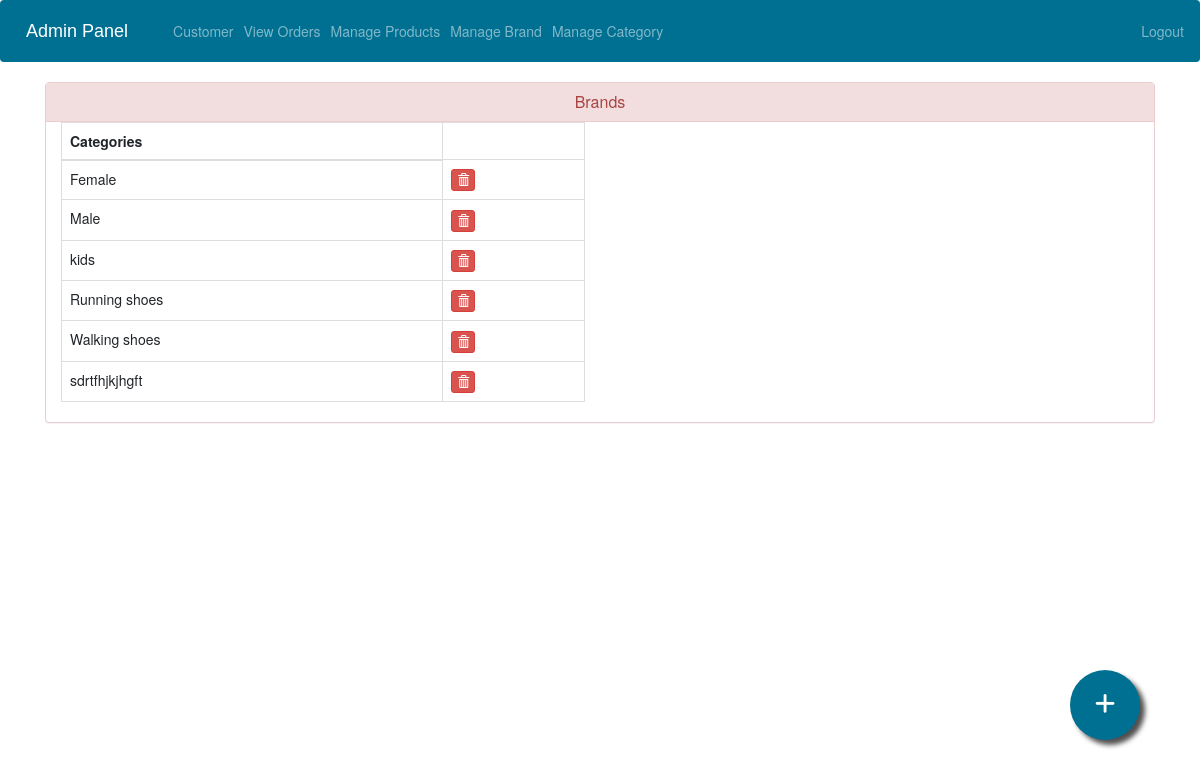
The page /admin-categories (signed in) on the database its author committed.
### shoeshop/models.py (models this page shows, shortened)
class Category(models.Model):
    category = models.CharField(max_length=100)

### shoeshop/views.py (the view)
@login_required(login_url='adminlogin')
def admin_category_view(request):
    category = models.Category.objects.all()
    return render(request,
                  'shoeshop/admin_category.html',
                  {'category': category})

### templates/shoeshop/admin_category.html (shortened to what this page needs)
{% extends 'shoeshop/admin_base.html' %}
{% load static %}
{% block content %}
<head>
  <link href="//netdna.bootstrapcdn.com/bootstrap/3.0.0/css/bootstrap.min.css" rel="stylesheet" id="bootstrap-css">
  <link rel="stylesheet" href="/static/admin_products.css">
</head>
<div class="container">
  <div class="panel panel-danger">
    <div class="panel-heading">
      <h6 class="panel-title">Brands</h6>
    </div>
    <div class="ro">
      <div class="col-6">
    <table class="table table-hover table-bordered" id="dev-table">
      <thead>
        <tr>
          <th>Categories</th>
        </tr>
      </thead>
      {% for c in category %}
      {% if c %}
      <tr>
        <td> {{ c.category }}</td>
        <td>
          <a class="btn btn-danger btn-xs" href=""><span class="glyphicon glyphicon-trash"></span></a>
        </td>
      </tr>
      {%else%}
      <br><br><br>
      <h1>No Category still!!</h1>
      {% endif %}
      {% endfor %}
    </table>
  </div>
</div>
</div>
</div>
<a href="/admin-add-category" class="float">
<i class="fa fa-plus my-float"></i>
</a>
{% endblock content %}

### static/admin_base.css (style rules this page uses)
.fa { font-size: 23px; width: 60px; text-align: center; text-decoration: none; margin: 5px 2px; border-radius: 50%; }

### static/admin_products.css (style rules this page uses)
a:link { text-decoration: none; }
h6 { text-align: center; }
.float { position:fixed; width:70px; height:70px; bottom:60px; right:60px; background-color:rgb(0, 112, 146); color:#FFF; border-radius:50px; text-align:center; box-shadow: 5px 5px 5px #505050; }
.my-float { margin-top:22px; }

### rows shown on the page
Category: category "Female"
Category: category "Male"
Category: category "kids"
Category: category "Running shoes"
Category: category "Walking shoes"
Category: category "sdrtfhjkjhgft"
